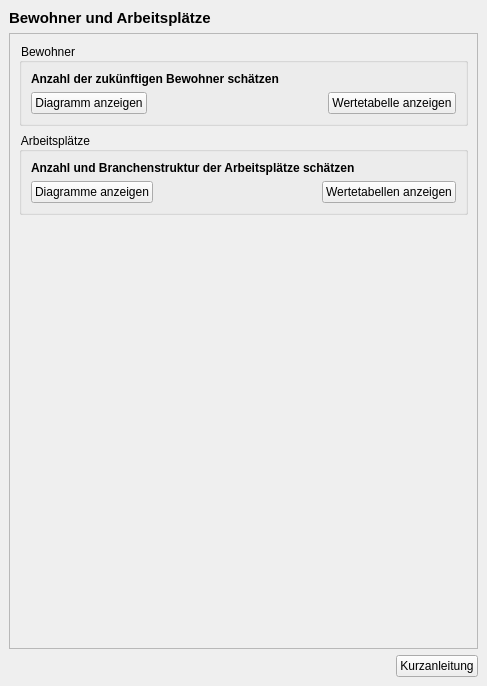
<?xml version="1.0" encoding="UTF-8"?>
<ui version="4.0">
 <class>DockWidget</class>
 <widget class="QDockWidget" name="DockWidget">
  <property name="geometry">
   <rect>
    <x>0</x>
    <y>0</y>
    <width>487</width>
    <height>686</height>
   </rect>
  </property>
  <property name="layoutDirection">
   <enum>Qt::LeftToRight</enum>
  </property>
  <property name="styleSheet">
   <string notr="true">QgsCollapsibleGroupBox{
font: bold 10pt ;
}
QFrame{
	/*background: rgb(245, 245, 245);*/
}
QToolBox:tab {
	font: bold 10pt ;
    color: Grey;
}
QToolBox:tab:selected {
	font: bold 10pt ;
    color: black;
}
QGroupBox::title {
	font: bold italic 8pt ;
    color: black;
}
QPushButton::flat{
background-color: none;
border: 0;
border-style:none;
border-color: blue;
border-width: 0px;
border-radius: 0px;
padding:2px;
}
QPushButton::flat:hover{
background-color: azure;
border-style:solid;
border-color: royalblue;
border-width: 1px;
border-radius: 0px;
padding: 2px;
}
QPushButton::flat:pressed{
background-color: powderblue;
border-style:solid;
border-color: royalblue;
border-width: 1px;
border-radius: 0px;
padding: 2px;
}</string>
  </property>
  <property name="windowTitle">
   <string>Projekt-Check / Wirkungsanalysen / Bewohner und Arbeitsplätze</string>
  </property>
  <widget class="QWidget" name="dockWidgetContents">
   <layout class="QVBoxLayout" name="verticalLayout">
    <item>
     <widget class="QLabel" name="label">
      <property name="font">
       <font>
        <pointsize>11</pointsize>
        <weight>75</weight>
        <bold>true</bold>
       </font>
      </property>
      <property name="text">
       <string>Bewohner und Arbeitsplätze</string>
      </property>
     </widget>
    </item>
    <item>
     <widget class="QScrollArea" name="scrollArea">
      <property name="widgetResizable">
       <bool>true</bool>
      </property>
      <widget class="QWidget" name="scrollAreaWidgetContents">
       <property name="geometry">
        <rect>
         <x>0</x>
         <y>0</y>
         <width>467</width>
         <height>588</height>
        </rect>
       </property>
       <layout class="QVBoxLayout" name="verticalLayout_2">
        <item>
         <widget class="QgsCollapsibleGroupBox" name="mGroupBox">
          <property name="title">
           <string>Bewohner</string>
          </property>
          <property name="collapsed">
           <bool>true</bool>
          </property>
          <layout class="QVBoxLayout" name="verticalLayout_3">
           <item>
            <widget class="QLabel" name="label_2">
             <property name="font">
              <font>
               <weight>75</weight>
               <bold>true</bold>
              </font>
             </property>
             <property name="text">
              <string>Anzahl der zukünftigen Bewohner schätzen</string>
             </property>
            </widget>
           </item>
           <item>
            <layout class="QHBoxLayout" name="horizontalLayout_2">
             <item>
              <widget class="QPushButton" name="inhabitants_button">
               <property name="sizePolicy">
                <sizepolicy hsizetype="Fixed" vsizetype="Fixed">
                 <horstretch>0</horstretch>
                 <verstretch>0</verstretch>
                </sizepolicy>
               </property>
               <property name="toolTip">
                <string>&lt;html&gt;&lt;head/&gt;&lt;body&gt;&lt;p&gt;&lt;span style=&quot; font-weight:600;&quot;&gt;Bewohneranzahl schätzen (Diagramm)&lt;/span&gt;&lt;/p&gt;&lt;p&gt;Anzahl und Altersstruktur der zukünftigen Bewohner der Teilflächen mit Wohnnutzung schätzen und in einem Diagramm darstellen. Methodische Erläuterungen finden Sie in der Kurzanleitung (Schaltfläche unten rechts).&lt;/p&gt;&lt;/body&gt;&lt;/html&gt;</string>
               </property>
               <property name="layoutDirection">
                <enum>Qt::LeftToRight</enum>
               </property>
               <property name="text">
                <string>Diagramm anzeigen</string>
               </property>
               <property name="icon">
                <iconset>
                 <normaloff>../../images/iconset_mob/20190619_iconset_mob_people_1.png</normaloff>../../images/iconset_mob/20190619_iconset_mob_people_1.png</iconset>
               </property>
              </widget>
             </item>
             <item>
              <spacer name="horizontalSpacer">
               <property name="orientation">
                <enum>Qt::Horizontal</enum>
               </property>
               <property name="sizeHint" stdset="0">
                <size>
                 <width>40</width>
                 <height>20</height>
                </size>
               </property>
              </spacer>
             </item>
             <item>
              <widget class="QPushButton" name="inhabitants_table_button">
               <property name="toolTip">
                <string>&lt;html&gt;&lt;head/&gt;&lt;body&gt;&lt;p&gt;&lt;span style=&quot; font-weight:600;&quot;&gt;Wertetabelle der Schätzung&lt;/span&gt;&lt;/p&gt;&lt;p&gt;Werte der Schätzung von Anzahl und Altersstruktur der zukünftigen Bewohner der Teilflächen mit Wohnnutzung in einer Wertetabelle anzeigen.&lt;/p&gt;&lt;/body&gt;&lt;/html&gt;</string>
               </property>
               <property name="text">
                <string>Wertetabelle anzeigen</string>
               </property>
               <property name="icon">
                <iconset>
                 <normaloff>../../images/iconset_mob/20190619_iconset_mob_list_01.png</normaloff>../../images/iconset_mob/20190619_iconset_mob_list_01.png</iconset>
               </property>
              </widget>
             </item>
            </layout>
           </item>
          </layout>
         </widget>
        </item>
        <item>
         <widget class="QgsCollapsibleGroupBox" name="mGroupBox_2">
          <property name="title">
           <string>Arbeitsplätze</string>
          </property>
          <property name="collapsed">
           <bool>true</bool>
          </property>
          <layout class="QVBoxLayout" name="verticalLayout_4">
           <item>
            <widget class="QLabel" name="label_3">
             <property name="font">
              <font>
               <weight>75</weight>
               <bold>true</bold>
              </font>
             </property>
             <property name="text">
              <string>Anzahl und Branchenstruktur der Arbeitsplätze schätzen</string>
             </property>
            </widget>
           </item>
           <item>
            <layout class="QHBoxLayout" name="horizontalLayout_3">
             <item>
              <widget class="QPushButton" name="jobs_button">
               <property name="sizePolicy">
                <sizepolicy hsizetype="Fixed" vsizetype="Fixed">
                 <horstretch>0</horstretch>
                 <verstretch>0</verstretch>
                </sizepolicy>
               </property>
               <property name="toolTip">
                <string>&lt;html&gt;&lt;head/&gt;&lt;body&gt;&lt;p&gt;&lt;span style=&quot; font-weight:600;&quot;&gt;Arbeitsplätze schätzen (Diagramm)&lt;/span&gt;&lt;/p&gt;&lt;p&gt;Anzahl der zukünftigen Arbeitsplätze und Branchenstruktur auf den Teilflächen mit Gewerbenutzung schätzen und in einem Diagramm darstellen. Methodische Erläuterungen finden Sie in der Kurzanleitung (Schaltfläche unten rechts).&lt;/p&gt;&lt;/body&gt;&lt;/html&gt;</string>
               </property>
               <property name="layoutDirection">
                <enum>Qt::LeftToRight</enum>
               </property>
               <property name="text">
                <string>Diagramme anzeigen</string>
               </property>
               <property name="icon">
                <iconset>
                 <normaloff>../../images/iconset_mob/20190619_iconset_mob_work_1.png</normaloff>../../images/iconset_mob/20190619_iconset_mob_work_1.png</iconset>
               </property>
               <property name="flat">
                <bool>false</bool>
               </property>
              </widget>
             </item>
             <item>
              <spacer name="horizontalSpacer_2">
               <property name="orientation">
                <enum>Qt::Horizontal</enum>
               </property>
               <property name="sizeHint" stdset="0">
                <size>
                 <width>40</width>
                 <height>20</height>
                </size>
               </property>
              </spacer>
             </item>
             <item>
              <widget class="QPushButton" name="jobs_table_button">
               <property name="toolTip">
                <string>&lt;html&gt;&lt;head/&gt;&lt;body&gt;&lt;p&gt;&lt;span style=&quot; font-weight:600;&quot;&gt;Wertetabellen der Schätzung&lt;/span&gt;&lt;/p&gt;&lt;p&gt;Werte der Schätzung von Anzahl und Branchenstruktur der zukünftigen Arbeitsplätze auf den Teilflächen mit Gewerbenutzung in zwei Wertetabellen anzeigen. &lt;/p&gt;&lt;/body&gt;&lt;/html&gt;</string>
               </property>
               <property name="text">
                <string>Wertetabellen anzeigen</string>
               </property>
               <property name="icon">
                <iconset>
                 <normaloff>../../images/iconset_mob/20190619_iconset_mob_list_01.png</normaloff>../../images/iconset_mob/20190619_iconset_mob_list_01.png</iconset>
               </property>
              </widget>
             </item>
            </layout>
           </item>
          </layout>
         </widget>
        </item>
        <item>
         <spacer name="verticalSpacer_4">
          <property name="orientation">
           <enum>Qt::Vertical</enum>
          </property>
          <property name="sizeHint" stdset="0">
           <size>
            <width>20</width>
            <height>519</height>
           </size>
          </property>
         </spacer>
        </item>
       </layout>
      </widget>
     </widget>
    </item>
    <item>
     <layout class="QHBoxLayout" name="horizontalLayout">
      <item>
       <spacer name="horizontalSpacer_3">
        <property name="orientation">
         <enum>Qt::Horizontal</enum>
        </property>
        <property name="sizeHint" stdset="0">
         <size>
          <width>40</width>
          <height>20</height>
         </size>
        </property>
       </spacer>
      </item>
      <item>
       <widget class="QPushButton" name="manual_button">
        <property name="sizePolicy">
         <sizepolicy hsizetype="Fixed" vsizetype="Fixed">
          <horstretch>0</horstretch>
          <verstretch>0</verstretch>
         </sizepolicy>
        </property>
        <property name="toolTip">
         <string>&lt;html&gt;&lt;head/&gt;&lt;body&gt;&lt;p&gt;&lt;span style=&quot; font-weight:600;&quot;&gt;Kurzanleitung&lt;/span&gt;&lt;/p&gt;&lt;p&gt;Zeigt eine Kurzanleitung (pdf) zu den Funktionen im Analysebereich „Bewohner und Arbeitsplätze“ an.&lt;/p&gt;&lt;/body&gt;&lt;/html&gt;</string>
        </property>
        <property name="layoutDirection">
         <enum>Qt::LeftToRight</enum>
        </property>
        <property name="text">
         <string>Kurzanleitung</string>
        </property>
        <property name="icon">
         <iconset>
          <normaloff>../../images/iconset_mob/20190619_iconset_mob_info_2.png</normaloff>../../images/iconset_mob/20190619_iconset_mob_info_2.png</iconset>
        </property>
       </widget>
      </item>
     </layout>
    </item>
   </layout>
  </widget>
 </widget>
 <customwidgets>
  <customwidget>
   <class>QgsCollapsibleGroupBox</class>
   <extends>QGroupBox</extends>
   <header>qgscollapsiblegroupbox.h</header>
   <container>1</container>
  </customwidget>
 </customwidgets>
 <resources/>
 <connections/>
</ui>
